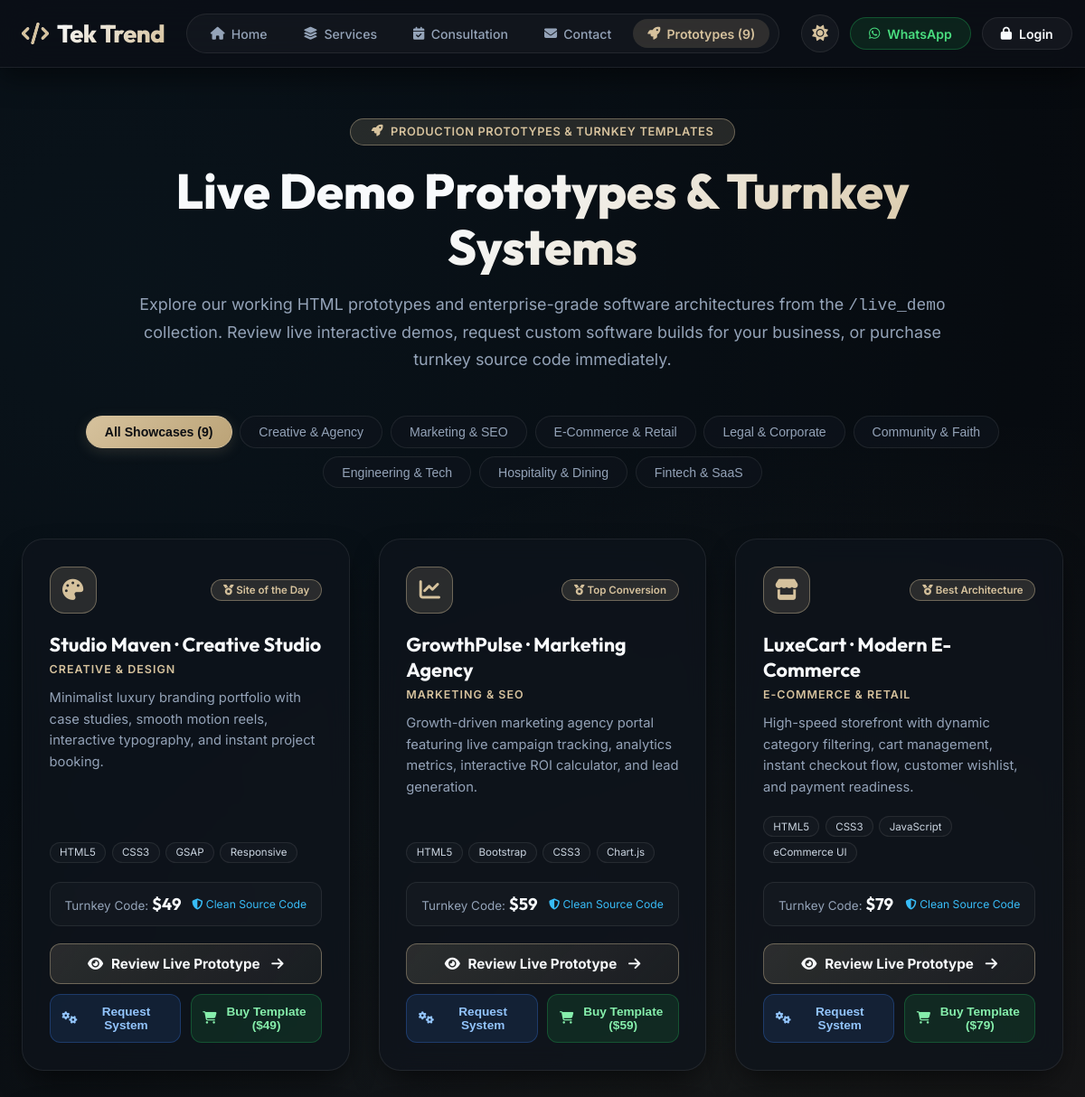
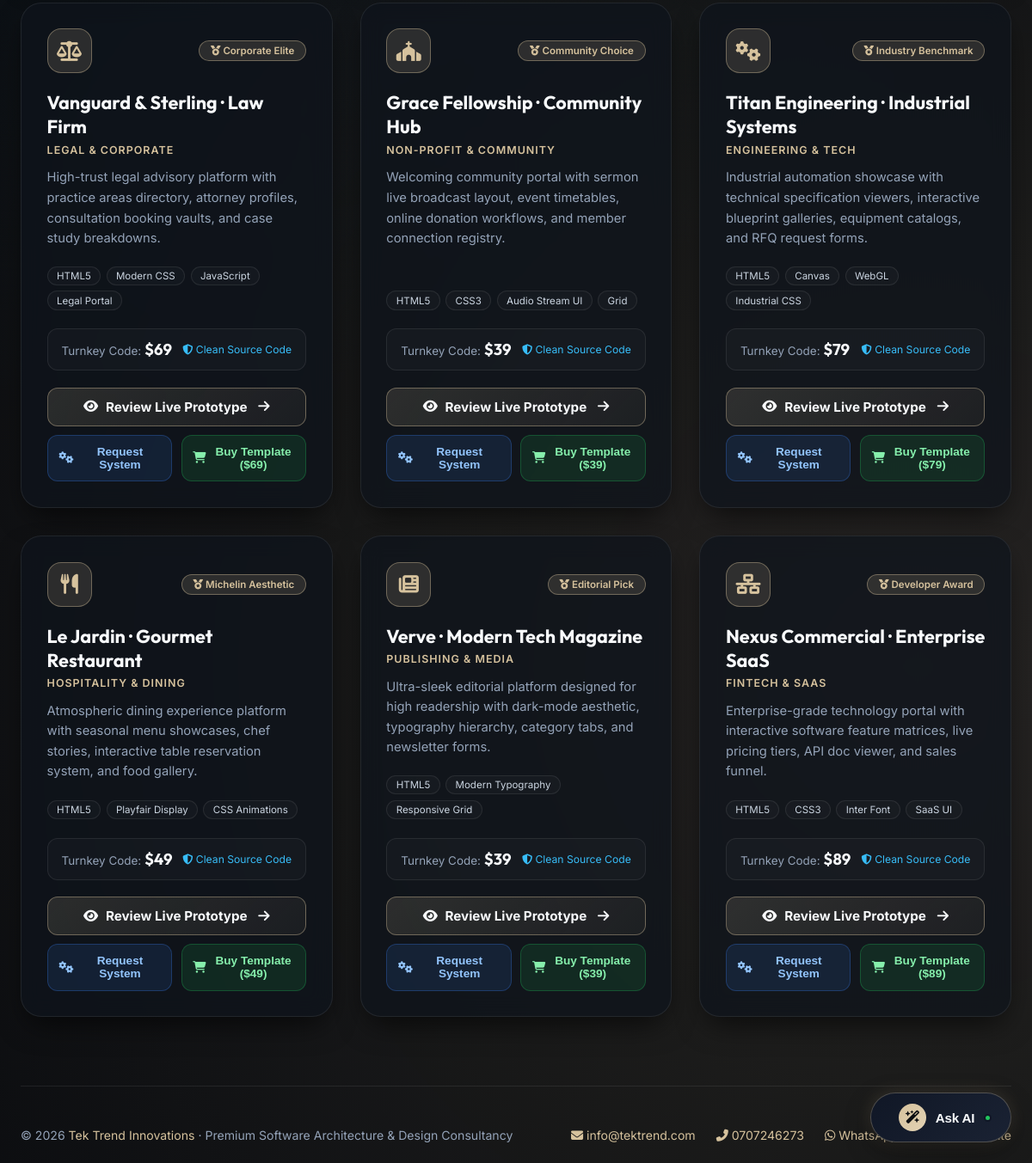
/live-demos, run on the app's committed database (2 pictures, top to bottom).
### tables this page shows
CREATE TABLE IF NOT EXISTS `portfolio_demos` (
    `id` INT UNSIGNED NOT NULL AUTO_INCREMENT,
    `title` VARCHAR(255) NOT NULL,
    `category` VARCHAR(100) NOT NULL,
    `short_description` TEXT DEFAULT NULL,
    `icon` VARCHAR(100) DEFAULT 'fas fa-laptop-code',
    `demo_type` VARCHAR(50) DEFAULT 'external',
    `demo_url` VARCHAR(500) NOT NULL,
    `hosting_domain` VARCHAR(255) DEFAULT NULL,
    `tech_stack` VARCHAR(255) DEFAULT 'PHP, HTML, CSS',
    `preview_image` VARCHAR(500) DEFAULT NULL,
    `award_badge` VARCHAR(100) DEFAULT NULL,
    `price` DECIMAL(10,2) DEFAULT 49.00,
    `is_featured` TINYINT(1) DEFAULT 1,
    `sort_order` INT DEFAULT 0,
    `created_at` TIMESTAMP DEFAULT CURRENT_TIMESTAMP,
    `updated_at` TIMESTAMP DEFAULT CURRENT_TIMESTAMP ON UPDATE CURRENT_TIMESTAMP,
    PRIMARY KEY (`id`),
    KEY `category` (`category`),
    KEY `is_featured` (`is_featured`),
    KEY `sort_order` (`sort_order`)
);

### app/views/home/demos.php (the view, shortened to what the rows shown need)
<?php
$companyPhone = $settings['company_phone'] ?? '0707246273';
$companyWhatsApp = $settings['company_whatsapp'] ?? '254707246273';
$companyEmail = $settings['company_email'] ?? 'info@tektrend.com';
?>
<!DOCTYPE html>
<html lang="en" data-theme="dark">
<head>
  <link rel="stylesheet" href="https://cdnjs.cloudflare.com/ajax/libs/font-awesome/6.5.1/css/all.min.css">
</head>
<body>
  <div class="ambient-glow"></div>
  <header class="navbar-sticky">
    <div class="container">
      <div class="navbar-inner">
        <a href="<?= eurl('/') ?>" class="nav-brand">
          <span class="nav-brand-logo"><i class="fas fa-code"></i> Tek Trend</span>
        </a>
        <nav class="nav-menu">
          <a href="<?= eurl('/') ?>" class="nav-link"><i class="fas fa-home"></i> Home</a>
          <a href="<?= eurl('/#portfolio') ?>" class="nav-link"><i class="fas fa-layer-group"></i> Services</a>
          <a href="<?= eurl('/#consultation') ?>" class="nav-link"><i class="fas fa-calendar-check"></i> Consultation</a>
          <a href="<?= eurl('/#contact') ?>" class="nav-link"><i class="fas fa-envelope"></i> Contact</a>
          <a href="#demoGrid" class="nav-link active"><i class="fas fa-rocket"></i> Prototypes (<?= count($demos) ?>)</a>
        </nav>
        <div class="nav-actions">
          <button class="theme-toggle-btn" id="themeToggleBtn" onclick="toggleTheme()" title="Toggle Light / Dark Mode" aria-label="Toggle Theme">
            <i class="fas fa-sun" id="themeIcon"></i>
          </button>
          <a href="https://wa.me/<?= $companyWhatsApp ?>?text=Hello%20Tek%20Trend,%20I%20am%20exploring%20your%20Live%20Demo%20Prototypes%20and%20turnkey%20systems." target="_blank" class="btn-nav-outline btn-nav-whatsapp">
            <i class="fab fa-whatsapp"></i> WhatsApp
          </a>
          <?php if (isset($_SESSION['user_id'])): ?>
            <a href="<?= eurl('/dashboard') ?>" class="btn-nav-outline"><i class="fas fa-chart-pie"></i> Portal</a>
          <?php else: ?>
            <a href="<?= eurl('/login') ?>" class="btn-nav-outline"><i class="fas fa-lock"></i> Login</a>
          <?php endif; ?>
        </div>
      </div>
    </div>
  </header>
  <div class="container">
    <div class="intro-banner">
      <div class="intro-pill"><i class="fas fa-rocket"></i> Production Prototypes & Turnkey Templates</div>
      <h1>Live Demo Prototypes & Turnkey Systems</h1>
      <p>Explore our working HTML prototypes and enterprise-grade software architectures from the <code>/live_demo</code> collection. Review live interactive demos, request custom software builds for your business, or purchase turnkey source code immediately.</p>
    </div>
    <div class="filter-bar">
      <button class="filter-btn active" onclick="filterDemos('all')">All Showcases (<?= count($demos) ?>)</button>
      <button class="filter-btn" onclick="filterDemos('creative')">Creative & Agency</button>
      <button class="filter-btn" onclick="filterDemos('marketing')">Marketing & SEO</button>
      <button class="filter-btn" onclick="filterDemos('ecommerce')">E-Commerce & Retail</button>
      <button class="filter-btn" onclick="filterDemos('legal')">Legal & Corporate</button>
      <button class="filter-btn" onclick="filterDemos('community')">Community & Faith</button>
      <button class="filter-btn" onclick="filterDemos('engineering')">Engineering & Tech</button>
      <button class="filter-btn" onclick="filterDemos('hospitality')">Hospitality & Dining</button>
      <button class="filter-btn" onclick="filterDemos('saas')">Fintech & SaaS</button>
    </div>
    <div class="demo-grid" id="demoGrid">
      <?php foreach ($demos as $demo): ?>
        <?php
          $catLower = strtolower($demo['category']);
          $dataFilter = 'all';
          if (strpos($catLower, 'creative') !== false || strpos($catLower, 'design') !== false) $dataFilter .= ' creative';
          if (strpos($catLower, 'marketing') !== false || strpos($catLower, 'seo') !== false) $dataFilter .= ' marketing';
          if (strpos($catLower, 'commerce') !== false || strpos($catLower, 'retail') !== false) $dataFilter .= ' ecommerce';
          if (strpos($catLower, 'legal') !== false || strpos($catLower, 'corporate') !== false) $dataFilter .= ' legal';
          if (strpos($catLower, 'church') !== false || strpos($catLower, 'community') !== false || strpos($catLower, 'non-profit') !== false) $dataFilter .= ' community';
          if (strpos($catLower, 'engineering') !== false || strpos($catLower, 'industrial') !== false) $dataFilter .= ' engineering';
          if (strpos($catLower, 'restaurant') !== false || strpos($catLower, 'hospitality') !== false || strpos($catLower, 'dining') !== false) $dataFilter .= ' hospitality';
          if (strpos($catLower, 'saas') !== false || strpos($catLower, 'fintech') !== false || strpos($catLower, 'publishing') !== false) $dataFilter .= ' saas';
          $priceVal = !empty($demo['price']) ? (float)$demo['price'] : 49.00;
        ?>
        <div class="demo-card" data-category="<?= $dataFilter ?>">
          <div class="card-top-row">
            <div class="icon-wrap">
              <i class="<?= sanitize($demo['icon'] ?? 'fas fa-laptop-code') ?>"></i>
            </div>
            <?php if (!empty($demo['award_badge'])): ?>
              <div class="award-pill"><i class="fas fa-medal"></i> <?= sanitize($demo['award_badge']) ?></div>
            <?php else: ?>
              <div class="award-pill"><i class="fas fa-code"></i> Turnkey Template</div>
            <?php endif; ?>
          </div>
          <h3><?= sanitize($demo['title']) ?></h3>
          <div class="category"><?= sanitize($demo['category']) ?></div>
          <p><?= sanitize($demo['short_description']) ?></p>
          <?php if (!empty($demo['tech_stack'])): ?>
            <div class="tech-stack">
              <?php foreach (explode(',', $demo['tech_stack']) as $tag): ?>
                <span><?= trim(sanitize($tag)) ?></span>
              <?php endforeach; ?>
            </div>
          <?php endif; ?>
          <div class="pricing-bar">
            <div class="price-tag">Turnkey Code: <strong>$<?= number_format($priceVal, 0) ?></strong></div>
            <div style="font-size: 0.76rem; color: #38bdf8;"><i class="fas fa-shield-alt"></i> Clean Source Code</div>
          </div>
          <div class="action-group">
            <a href="<?= eurl($demo['demo_url']) ?>" class="btn-preview" target="_blank">
              <i class="fas fa-eye"></i> Review Live Prototype <i class="fas fa-arrow-right" style="margin-left: 4px;"></i>
            </a>
            <button type="button" class="btn-action-sub btn-request"
                    onclick="openRequestModal('<?= htmlspecialchars(addslashes($demo['title']), ENT_QUOTES) ?>')">
              <i class="fas fa-cogs"></i> Request System
            </button>
            <button type="button" class="btn-action-sub btn-buy"
                    onclick="openBuyModal('<?= htmlspecialchars(addslashes($demo['title']), ENT_QUOTES) ?>', '<?= $priceVal ?>')">
              <i class="fas fa-shopping-cart"></i> Buy Template ($<?= number_format($priceVal, 0) ?>)
            </button>
          </div>
        </div>
      <?php endforeach; ?>
    </div>
    <footer class="footer">
      <span>&copy; <?= date('Y') ?> <a href="<?= eurl('/') ?>">Tek Trend Innovations</a> · Premium Software Architecture & Design Consultancy</span>
      <span style="display: flex; gap: 1.5rem; flex-wrap: wrap;">
        <a href="mailto:<?= sanitize($companyEmail) ?>"><i class="fas fa-envelope"></i> <?= sanitize($companyEmail) ?></a>
        <a href="tel:<?= sanitize($companyPhone) ?>"><i class="fas fa-phone-alt"></i> <?= sanitize($companyPhone) ?></a>
        <a href="https://wa.me/<?= $companyWhatsApp ?>" target="_blank"><i class="fab fa-whatsapp"></i> WhatsApp</a>
        <a href="<?= eurl('/') ?>"><i class="fas fa-globe"></i> Main Website</a>
      </span>
    </footer>
  </div>
  <?php require_once BASE_PATH . '/app/views/partials/ai_chat.php'; ?>
</body>
</html>

### app/core/Router.php (shortened to what the rows shown need)
<?php
class Router {
    private $routes = [];
    private function addRoute($method, $path, $handler, $middleware = []) {
        $this->routes[] = [
            'method'      => $method,
            'path'        => $path,
            'handler'     => $handler,
            'middleware'  => $middleware
        ];
    }
    public function dispatch() {
        $requestPath = parse_url($_SERVER['REQUEST_URI'], PHP_URL_PATH);
        $requestPath = '/' . ltrim($requestPath, '/');
        foreach ($this->routes as $route) {
            $pattern = preg_replace('#\{[^}]+\}#', '([^/]+)', $route['path']);
            $pattern = '#^' . $pattern . '$#';
            if (preg_match($pattern, $requestPath, $matches)) {
                $params = [];
                $this->executeHandler($route['handler'], $params);
                return;
            }
        }
    }
    private function executeHandler($handler, $params = []) {
        if (is_string($handler)) {
            $parts = explode('@', $handler);
            if (count($parts) === 2) {
                $controllerName = $parts[0];
                $methodName = $parts[1];
                if (class_exists($controllerName)) {
                    $controller = new $controllerName();
                    if (method_exists($controller, $methodName)) {
                        call_user_func_array([$controller, $methodName], $params);
                        return;
                    }
                }
            }
        }
    }
}

### data on the page
portfolio_demos: award_badge "Site of the Day", title "Studio Maven · Creative Studio", category "CREATIVE & DESIGN", short_description "Minimalist luxury branding portfolio with case studies, smooth motion reels, interactive typography, and instant project booking.", tech_stack "HTML5", tech_stack "CSS3", tech_stack "GSAP", tech_stack "Responsive", price "49"
portfolio_demos: award_badge "Top Conversion", title "GrowthPulse · Marketing Agency", category "MARKETING & SEO", short_description "Growth-driven marketing agency portal featuring live campaign tracking, analytics metrics, interactive ROI calculator, and lead generation.", tech_stack "HTML5", tech_stack "Bootstrap", tech_stack "CSS3", tech_stack "Chart.js", price "59"
portfolio_demos: award_badge "Best Architecture", title "LuxeCart · Modern E-Commerce", category "E-COMMERCE & RETAIL", short_description "High-speed storefront with dynamic category filtering, cart management, instant checkout flow, customer wishlist, and payment readiness.", tech_stack "HTML5", tech_stack "CSS3", tech_stack "JavaScript", tech_stack "eCommerce UI", price "79"
portfolio_demos: award_badge "Corporate Elite", title "Vanguard & Sterling · Law Firm", category "LEGAL & CORPORATE", short_description "High-trust legal advisory platform with practice areas directory, attorney profiles, consultation booking vaults, and case study breakdowns.", tech_stack "HTML5", tech_stack "Modern CSS", tech_stack "JavaScript", tech_stack "Legal Portal", price "69"
portfolio_demos: award_badge "Community Choice", title "Grace Fellowship · Community Hub", category "NON-PROFIT & COMMUNITY", short_description "Welcoming community portal with sermon live broadcast layout, event timetables, online donation workflows, and member connection registry.", tech_stack "HTML5", tech_stack "CSS3", tech_stack "Audio Stream UI", tech_stack "Grid", price "39"
portfolio_demos: award_badge "Industry Benchmark", title "Titan Engineering · Industrial Systems", category "ENGINEERING & TECH", short_description "Industrial automation showcase with technical specification viewers, interactive blueprint galleries, equipment catalogs, and RFQ request forms.", tech_stack "HTML5", tech_stack "Canvas", tech_stack "WebGL", tech_stack "Industrial CSS", price "79"
portfolio_demos: award_badge "Michelin Aesthetic", title "Le Jardin · Gourmet Restaurant", category "HOSPITALITY & DINING", short_description "Atmospheric dining experience platform with seasonal menu showcases, chef stories, interactive table reservation system, and food gallery.", tech_stack "HTML5", tech_stack "Playfair Display", tech_stack "CSS Animations", price "49"
portfolio_demos: award_badge "Editorial Pick", title "Verve · Modern Tech Magazine", category "PUBLISHING & MEDIA", short_description "Ultra-sleek editorial platform designed for high readership with dark-mode aesthetic, typography hierarchy, category tabs, and newsletter forms.", tech_stack "HTML5", tech_stack "Modern Typography", tech_stack "Responsive Grid", price "39"
portfolio_demos: award_badge "Developer Award", title "Nexus Commercial · Enterprise SaaS", category "FINTECH & SAAS", short_description "Enterprise-grade technology portal with interactive software feature matrices, live pricing tiers, API doc viewer, and sales funnel.", tech_stack "HTML5", tech_stack "CSS3", tech_stack "Inter Font", tech_stack "SaaS UI", price "89"

### other printed values
count($demos) "9"
$companyEmail "info@tektrend.com"
$companyPhone "0707246273"
